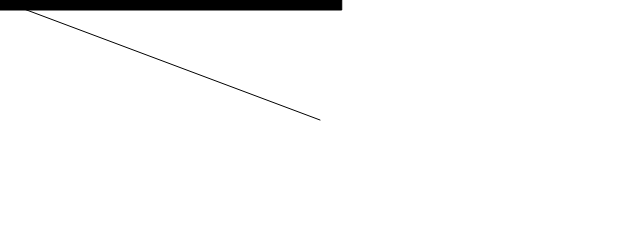
Frame 1 (no input)
Frame 60 (no input): identical to frame 1, image omitted
Frame 120 (the mouse pressed at the canvas centre since frame 60): blank canvas, image omitted

The p5.js sketch that drew this single still picture (run headless with seeded random() and noise() and a simulated clock; from frame 60 on, the mouse is pressed at the canvas centre):

// p5.js sketch
// ── sketch.js
function setup() {
    createCanvas(640, 240);
}

function draw() {
    background(255);

    let mouse = createVector(mouseX, mouseY);
    let center = createVector(width / 2, height / 2);

    mouse.sub(center);

    let m = mouse.mag();
    fill(0);
    rect(0, 0, m, 10);

    translate(width / 2, height / 2);
    line(0, 0, mouse.x, mouse.y);
}
